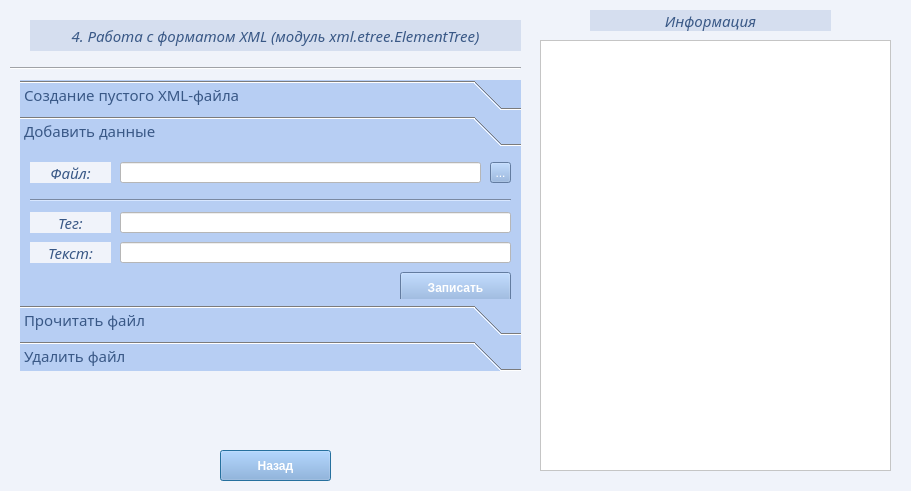
<?xml version="1.0" encoding="UTF-8"?>
<ui version="4.0">
 <class>xml_file</class>
 <widget class="QDialog" name="xml_file">
  <property name="geometry">
   <rect>
    <x>0</x>
    <y>0</y>
    <width>911</width>
    <height>491</height>
   </rect>
  </property>
  <property name="minimumSize">
   <size>
    <width>0</width>
    <height>0</height>
   </size>
  </property>
  <property name="maximumSize">
   <size>
    <width>911</width>
    <height>531</height>
   </size>
  </property>
  <property name="windowTitle">
   <string>Работа с форматом XML</string>
  </property>
  <property name="styleSheet">
   <string notr="true">background-color: rgb(240, 243, 250);</string>
  </property>
  <widget class="QPushButton" name="btn_exit">
   <property name="geometry">
    <rect>
     <x>220</x>
     <y>450</y>
     <width>111</width>
     <height>31</height>
    </rect>
   </property>
   <property name="font">
    <font>
     <weight>75</weight>
     <bold>true</bold>
    </font>
   </property>
   <property name="styleSheet">
    <string notr="true">background-color: rgb(138, 174, 224);
color: rgb(255, 255, 255);</string>
   </property>
   <property name="text">
    <string>Назад</string>
   </property>
  </widget>
  <widget class="QLabel" name="label_7">
   <property name="geometry">
    <rect>
     <x>590</x>
     <y>10</y>
     <width>241</width>
     <height>21</height>
    </rect>
   </property>
   <property name="font">
    <font>
     <family>Sitka Small</family>
     <pointsize>11</pointsize>
     <italic>true</italic>
    </font>
   </property>
   <property name="styleSheet">
    <string notr="true">background-color: rgb(213, 222, 239);
color: rgb(57, 88, 134);</string>
   </property>
   <property name="text">
    <string>Информация</string>
   </property>
   <property name="alignment">
    <set>Qt::AlignCenter</set>
   </property>
  </widget>
  <widget class="Line" name="line">
   <property name="geometry">
    <rect>
     <x>10</x>
     <y>60</y>
     <width>511</width>
     <height>16</height>
    </rect>
   </property>
   <property name="orientation">
    <enum>Qt::Horizontal</enum>
   </property>
  </widget>
  <widget class="QLabel" name="label">
   <property name="geometry">
    <rect>
     <x>30</x>
     <y>20</y>
     <width>491</width>
     <height>31</height>
    </rect>
   </property>
   <property name="font">
    <font>
     <family>Sitka Small</family>
     <pointsize>11</pointsize>
     <italic>true</italic>
    </font>
   </property>
   <property name="styleSheet">
    <string notr="true">background-color: rgb(213, 222, 239);
color: rgb(57, 88, 134);</string>
   </property>
   <property name="text">
    <string>4. Работа с форматом XML (модуль xml.etree.ElementTree)</string>
   </property>
   <property name="alignment">
    <set>Qt::AlignCenter</set>
   </property>
  </widget>
  <widget class="QTextEdit" name="tE_infa">
   <property name="geometry">
    <rect>
     <x>540</x>
     <y>40</y>
     <width>351</width>
     <height>431</height>
    </rect>
   </property>
   <property name="styleSheet">
    <string notr="true">background-color: rgb(255, 255, 255);
color: rgb(57, 88, 134);</string>
   </property>
  </widget>
  <widget class="QToolBox" name="toolBox">
   <property name="geometry">
    <rect>
     <x>20</x>
     <y>80</y>
     <width>501</width>
     <height>291</height>
    </rect>
   </property>
   <property name="font">
    <font>
     <family>Sitka Small</family>
     <pointsize>11</pointsize>
    </font>
   </property>
   <property name="styleSheet">
    <string notr="true">background-color: rgb(183, 206, 243);
color: rgb(57, 88, 134);
</string>
   </property>
   <property name="currentIndex">
    <number>1</number>
   </property>
   <widget class="QWidget" name="pg_create">
    <property name="geometry">
     <rect>
      <x>0</x>
      <y>0</y>
      <width>501</width>
      <height>151</height>
     </rect>
    </property>
    <attribute name="label">
     <string>Создание пустого XML-файла</string>
    </attribute>
    <widget class="QLabel" name="label_2">
     <property name="geometry">
      <rect>
       <x>10</x>
       <y>0</y>
       <width>81</width>
       <height>21</height>
      </rect>
     </property>
     <property name="font">
      <font>
       <family>Sitka Small</family>
       <pointsize>11</pointsize>
       <italic>true</italic>
      </font>
     </property>
     <property name="styleSheet">
      <string notr="true">background-color: rgb(240, 243, 250);
</string>
     </property>
     <property name="text">
      <string>Путь:</string>
     </property>
     <property name="alignment">
      <set>Qt::AlignCenter</set>
     </property>
    </widget>
    <widget class="QLineEdit" name="lE_create_filepath">
     <property name="geometry">
      <rect>
       <x>100</x>
       <y>0</y>
       <width>361</width>
       <height>21</height>
      </rect>
     </property>
     <property name="styleSheet">
      <string notr="true">background-color: rgb(255, 255, 255);
color: rgb(57, 88, 134);</string>
     </property>
    </widget>
    <widget class="QToolButton" name="tB_create_filepath">
     <property name="geometry">
      <rect>
       <x>470</x>
       <y>0</y>
       <width>21</width>
       <height>21</height>
      </rect>
     </property>
     <property name="styleSheet">
      <string notr="true">background-color: rgb(138, 174, 224);
color: rgb(255, 255, 255);</string>
     </property>
     <property name="text">
      <string>...</string>
     </property>
    </widget>
    <widget class="QLabel" name="label_8">
     <property name="geometry">
      <rect>
       <x>10</x>
       <y>30</y>
       <width>101</width>
       <height>21</height>
      </rect>
     </property>
     <property name="font">
      <font>
       <family>Sitka Small</family>
       <pointsize>11</pointsize>
       <italic>true</italic>
      </font>
     </property>
     <property name="styleSheet">
      <string notr="true">background-color: rgb(240, 243, 250);</string>
     </property>
     <property name="text">
      <string>Имя файла:</string>
     </property>
     <property name="alignment">
      <set>Qt::AlignCenter</set>
     </property>
    </widget>
    <widget class="QLineEdit" name="lE_create_name">
     <property name="geometry">
      <rect>
       <x>120</x>
       <y>30</y>
       <width>341</width>
       <height>21</height>
      </rect>
     </property>
     <property name="styleSheet">
      <string notr="true">background-color: rgb(255, 255, 255);
color: rgb(57, 88, 134);</string>
     </property>
    </widget>
    <widget class="QPushButton" name="btn_create">
     <property name="geometry">
      <rect>
       <x>380</x>
       <y>60</y>
       <width>111</width>
       <height>31</height>
      </rect>
     </property>
     <property name="font">
      <font>
       <weight>75</weight>
       <bold>true</bold>
      </font>
     </property>
     <property name="styleSheet">
      <string notr="true">background-color: rgb(138, 174, 224);
color: rgb(255, 255, 255);</string>
     </property>
     <property name="text">
      <string>Создать</string>
     </property>
    </widget>
   </widget>
   <widget class="QWidget" name="page_2">
    <property name="geometry">
     <rect>
      <x>0</x>
      <y>0</y>
      <width>501</width>
      <height>151</height>
     </rect>
    </property>
    <attribute name="label">
     <string>Добавить данные</string>
    </attribute>
    <widget class="QLabel" name="label_14">
     <property name="geometry">
      <rect>
       <x>10</x>
       <y>90</y>
       <width>81</width>
       <height>21</height>
      </rect>
     </property>
     <property name="font">
      <font>
       <family>Sitka Small</family>
       <pointsize>11</pointsize>
       <italic>true</italic>
      </font>
     </property>
     <property name="styleSheet">
      <string notr="true">background-color: rgb(240, 243, 250);</string>
     </property>
     <property name="text">
      <string>Текст:</string>
     </property>
     <property name="alignment">
      <set>Qt::AlignCenter</set>
     </property>
    </widget>
    <widget class="QLineEdit" name="lE_write_text">
     <property name="geometry">
      <rect>
       <x>100</x>
       <y>90</y>
       <width>391</width>
       <height>21</height>
      </rect>
     </property>
     <property name="styleSheet">
      <string notr="true">background-color: rgb(255, 255, 255);
color: rgb(57, 88, 134);</string>
     </property>
    </widget>
    <widget class="QPushButton" name="btn_write">
     <property name="geometry">
      <rect>
       <x>380</x>
       <y>120</y>
       <width>111</width>
       <height>31</height>
      </rect>
     </property>
     <property name="font">
      <font>
       <weight>75</weight>
       <bold>true</bold>
      </font>
     </property>
     <property name="styleSheet">
      <string notr="true">background-color: rgb(138, 174, 224);
color: rgb(255, 255, 255);</string>
     </property>
     <property name="text">
      <string>Записать</string>
     </property>
    </widget>
    <widget class="QLabel" name="label_12">
     <property name="geometry">
      <rect>
       <x>10</x>
       <y>10</y>
       <width>81</width>
       <height>21</height>
      </rect>
     </property>
     <property name="font">
      <font>
       <family>Sitka Small</family>
       <pointsize>11</pointsize>
       <italic>true</italic>
      </font>
     </property>
     <property name="styleSheet">
      <string notr="true">background-color: rgb(240, 243, 250);</string>
     </property>
     <property name="text">
      <string>Файл:</string>
     </property>
     <property name="alignment">
      <set>Qt::AlignCenter</set>
     </property>
    </widget>
    <widget class="QLineEdit" name="lE_write_filepath">
     <property name="geometry">
      <rect>
       <x>100</x>
       <y>10</y>
       <width>361</width>
       <height>21</height>
      </rect>
     </property>
     <property name="styleSheet">
      <string notr="true">background-color: rgb(255, 255, 255);
color: rgb(57, 88, 134);</string>
     </property>
    </widget>
    <widget class="QToolButton" name="tB_write_filepath">
     <property name="geometry">
      <rect>
       <x>470</x>
       <y>10</y>
       <width>21</width>
       <height>21</height>
      </rect>
     </property>
     <property name="styleSheet">
      <string notr="true">background-color: rgb(138, 174, 224);
color: rgb(255, 255, 255);</string>
     </property>
     <property name="text">
      <string>...</string>
     </property>
    </widget>
    <widget class="Line" name="line_2">
     <property name="geometry">
      <rect>
       <x>10</x>
       <y>40</y>
       <width>481</width>
       <height>16</height>
      </rect>
     </property>
     <property name="orientation">
      <enum>Qt::Horizontal</enum>
     </property>
    </widget>
    <widget class="QLabel" name="label_16">
     <property name="geometry">
      <rect>
       <x>10</x>
       <y>60</y>
       <width>81</width>
       <height>21</height>
      </rect>
     </property>
     <property name="font">
      <font>
       <family>Sitka Small</family>
       <pointsize>11</pointsize>
       <italic>true</italic>
      </font>
     </property>
     <property name="styleSheet">
      <string notr="true">background-color: rgb(240, 243, 250);</string>
     </property>
     <property name="text">
      <string>Тег:</string>
     </property>
     <property name="alignment">
      <set>Qt::AlignCenter</set>
     </property>
    </widget>
    <widget class="QLineEdit" name="lE_write_teg">
     <property name="geometry">
      <rect>
       <x>100</x>
       <y>60</y>
       <width>391</width>
       <height>21</height>
      </rect>
     </property>
     <property name="styleSheet">
      <string notr="true">background-color: rgb(255, 255, 255);
color: rgb(57, 88, 134);</string>
     </property>
    </widget>
   </widget>
   <widget class="QWidget" name="page_3">
    <property name="geometry">
     <rect>
      <x>0</x>
      <y>0</y>
      <width>501</width>
      <height>151</height>
     </rect>
    </property>
    <attribute name="label">
     <string>Прочитать файл</string>
    </attribute>
    <widget class="QPushButton" name="btn_read">
     <property name="geometry">
      <rect>
       <x>380</x>
       <y>40</y>
       <width>111</width>
       <height>31</height>
      </rect>
     </property>
     <property name="font">
      <font>
       <weight>75</weight>
       <bold>true</bold>
      </font>
     </property>
     <property name="styleSheet">
      <string notr="true">background-color: rgb(138, 174, 224);
color: rgb(255, 255, 255);</string>
     </property>
     <property name="text">
      <string>Читать</string>
     </property>
    </widget>
    <widget class="QToolButton" name="tB_read_filepath">
     <property name="geometry">
      <rect>
       <x>470</x>
       <y>10</y>
       <width>21</width>
       <height>21</height>
      </rect>
     </property>
     <property name="styleSheet">
      <string notr="true">background-color: rgb(138, 174, 224);
color: rgb(255, 255, 255);</string>
     </property>
     <property name="text">
      <string>...</string>
     </property>
    </widget>
    <widget class="QLabel" name="label_10">
     <property name="geometry">
      <rect>
       <x>10</x>
       <y>10</y>
       <width>81</width>
       <height>21</height>
      </rect>
     </property>
     <property name="font">
      <font>
       <family>Sitka Small</family>
       <pointsize>11</pointsize>
       <italic>true</italic>
      </font>
     </property>
     <property name="styleSheet">
      <string notr="true">background-color: rgb(240, 243, 250);</string>
     </property>
     <property name="text">
      <string>Файл:</string>
     </property>
     <property name="alignment">
      <set>Qt::AlignCenter</set>
     </property>
    </widget>
    <widget class="QLineEdit" name="lE_read_filepath">
     <property name="geometry">
      <rect>
       <x>100</x>
       <y>10</y>
       <width>361</width>
       <height>21</height>
      </rect>
     </property>
     <property name="styleSheet">
      <string notr="true">background-color: rgb(255, 255, 255);
color: rgb(57, 88, 134);</string>
     </property>
    </widget>
   </widget>
   <widget class="QWidget" name="page_4">
    <property name="geometry">
     <rect>
      <x>0</x>
      <y>0</y>
      <width>501</width>
      <height>151</height>
     </rect>
    </property>
    <attribute name="label">
     <string>Удалить файл</string>
    </attribute>
    <widget class="QLabel" name="label_11">
     <property name="geometry">
      <rect>
       <x>10</x>
       <y>10</y>
       <width>81</width>
       <height>21</height>
      </rect>
     </property>
     <property name="font">
      <font>
       <family>Sitka Small</family>
       <pointsize>11</pointsize>
       <italic>true</italic>
      </font>
     </property>
     <property name="styleSheet">
      <string notr="true">background-color: rgb(240, 243, 250);</string>
     </property>
     <property name="text">
      <string>Файл:</string>
     </property>
     <property name="alignment">
      <set>Qt::AlignCenter</set>
     </property>
    </widget>
    <widget class="QToolButton" name="tB_delete_filepath">
     <property name="geometry">
      <rect>
       <x>470</x>
       <y>10</y>
       <width>21</width>
       <height>21</height>
      </rect>
     </property>
     <property name="styleSheet">
      <string notr="true">background-color: rgb(138, 174, 224);
color: rgb(255, 255, 255);</string>
     </property>
     <property name="text">
      <string>...</string>
     </property>
    </widget>
    <widget class="QLineEdit" name="lE_delete_filepath">
     <property name="geometry">
      <rect>
       <x>100</x>
       <y>10</y>
       <width>361</width>
       <height>21</height>
      </rect>
     </property>
     <property name="styleSheet">
      <string notr="true">background-color: rgb(255, 255, 255);
color: rgb(57, 88, 134);</string>
     </property>
    </widget>
    <widget class="QPushButton" name="btn_delete">
     <property name="geometry">
      <rect>
       <x>380</x>
       <y>40</y>
       <width>111</width>
       <height>31</height>
      </rect>
     </property>
     <property name="font">
      <font>
       <weight>75</weight>
       <bold>true</bold>
      </font>
     </property>
     <property name="styleSheet">
      <string notr="true">background-color: rgb(138, 174, 224);
color: rgb(255, 255, 255);</string>
     </property>
     <property name="text">
      <string>Удалить</string>
     </property>
    </widget>
   </widget>
  </widget>
 </widget>
 <resources/>
 <connections/>
</ui>
